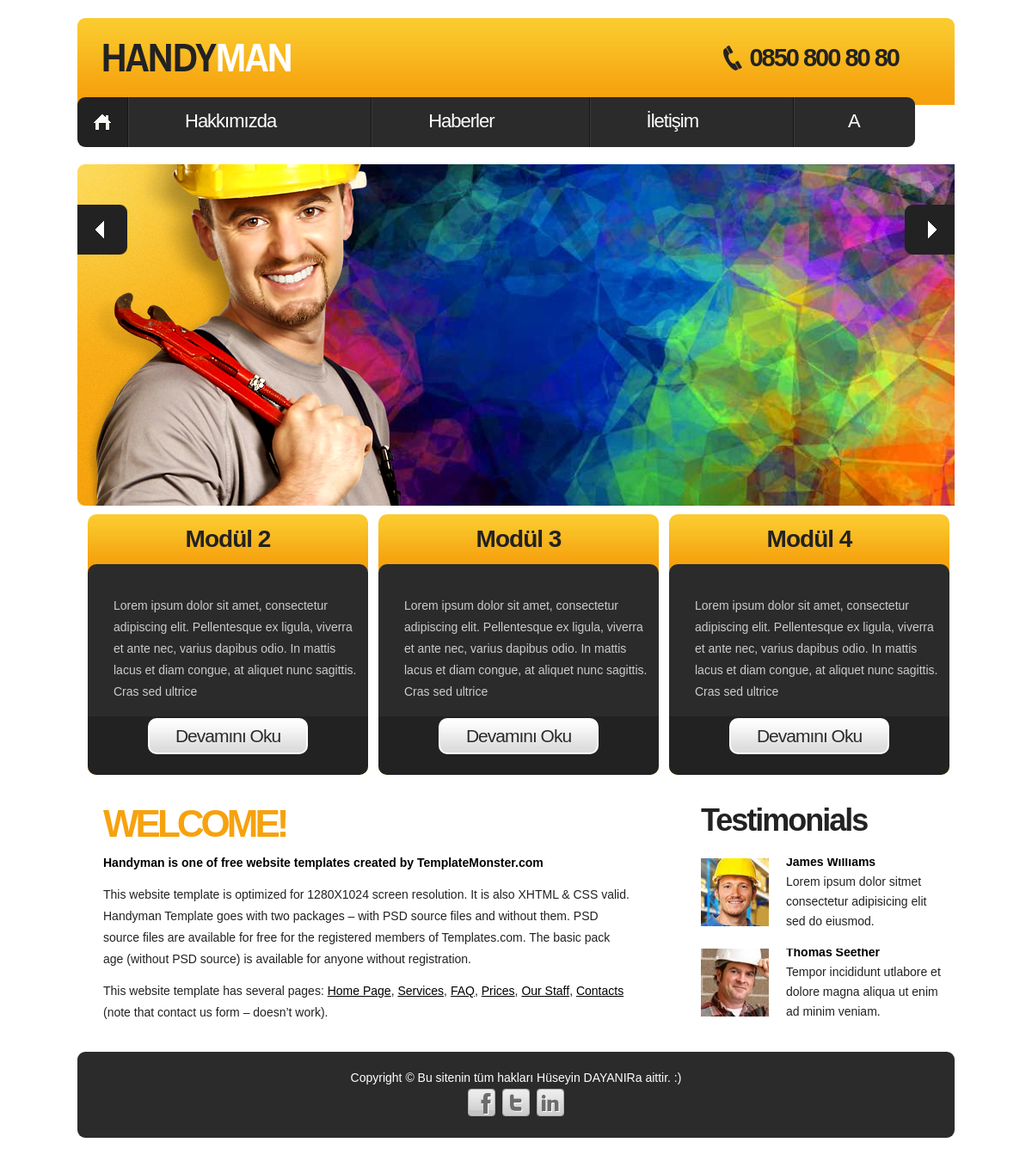
The page / on the database its author committed.
### tables this page shows
CREATE TABLE `ayarlar` (
  `ayar_id` int(11) NOT NULL,
  `ayar_logo` varchar(250) NOT NULL,
  `ayar_telefon` varchar(50) NOT NULL,
  `ayar_title` varchar(100) NOT NULL,
  `ayar_description` varchar(500) NOT NULL,
  `ayar_keywords` varchar(500) NOT NULL,
  `ayar_facebook` varchar(150) NOT NULL,
  `ayar_twitter` varchar(150) NOT NULL,
  `ayar_linkedin` varchar(150) NOT NULL,
  `ayar_footer` varchar(500) NOT NULL,
  `ayar_adres` varchar(500) NOT NULL,
  `ayar_mail` varchar(100) NOT NULL,
  `ayar_fax` varchar(50) NOT NULL,
  `ayar_yedek` varchar(50) NOT NULL
);

CREATE TABLE `menuler` (
  `menu_id` int(11) NOT NULL,
  `menu_ad` varchar(50) NOT NULL,
  `menu_link` varchar(500) NOT NULL,
  `menu_ek` varchar(50) NOT NULL
);

CREATE TABLE `sayfalar` (
  `sayfa_id` int(11) NOT NULL,
  `sayfa_tarih` datetime NOT NULL,
  `sayfa_ad` varchar(100) NOT NULL,
  `sayfa_icerik` text NOT NULL,
  `sayfa_sira` varchar(50) NOT NULL DEFAULT '0',
  `sayfa_anasayfa` enum('0','1') NOT NULL DEFAULT '0'
);

### index.php (the view, shortened to what this page needs)
<?php
include 'header.php' ;
include 'slider.php'
?>
    <?php
        $sayfasor =mysqli_query($baglan,"SELECT * FROM sayfalar where sayfa_anasayfa='1' order by sayfa_sira asc");
        while ( $sayfacek =mysqli_fetch_assoc($sayfasor) ){?>
        <div style="padding-left:12px; padding-top:10px;" class="column-2">
          <div class="box">
            <div class="aligncenter">
              <h4><?php echo $sayfacek['sayfa_ad']?></h4>
            </div>
            <div class="box-bg maxheight">
              <div class="padding">
                <p><?php echo substr($sayfacek['sayfa_icerik'],0,200)?></p>
              </div>
              <div class="aligncenter"> <a class="button" href="sayfaDetay.php?sayfa_id=<?php echo $sayfacek['sayfa_id']?>">Devamını Oku</a> </div>
            </div>
          </div>
        </div>
       <?php } ?>
       <aside>
    </aside>
    <section id="content">
      <div class="wrapper">
        <article class="col-1">
          <div class="indent-left">
            <h2>Welcome!</h2>
            <h6 class="prev-indent-bot">Handyman is one of free website templates created by TemplateMonster.com</h6>
            <p class="prev-indent-bot">This website template is optimized for 1280X1024 screen resolution. It is also XHTML &amp; CSS valid. Handyman Template goes with two packages – with PSD source files and without them. PSD<br>
              source files are available for free for the registered members of Templates.com. The basic pack<br>
              age (without PSD source) is available for anyone without registration.</p>
            This website template has several pages: <a class="color-2" href="index.html">Home Page</a>, <a class="color-2" href="services.html">Services</a>, <a class="color-2" href="faq.html">FAQ</a>, <a class="color-2" href="prices.html">Prices</a>, <a class="color-2" href="staff.html">Our Staff</a>, <a class="color-2" href="contacts.html">Contacts</a> (note that contact us form – doesn’t work). </div>
        </article>
        <article class="col-2">
          <h3>Testimonials</h3>
          <div class="wrapper indent-bot">
            <figure class="img-indent"><img src="images/page1-img1.jpg" alt=""></figure>
            <div class="extra-wrap text-1">
              <div class="margin-top">
                <h6><a class="link color-2" href="#">James Williams</a></h6>
                Lorem ipsum dolor sitmet consectetur adipisicing elit sed do eiusmod. </div>
            </div>
          </div>
          <div class="wrapper">
            <figure class="img-indent"><img src="images/page1-img2.jpg" alt=""></figure>
            <div class="extra-wrap text-1">
              <div class="margin-top">
                <h6><a class="link color-2" href="#">Thomas Seether</a></h6>
                Tempor incididunt utlabore et dolore magna aliqua ut enim ad minim veniam. </div>
            </div>
          </div>
        </article>
      </div>
      <div class="block"></div>
    </section>
  </div>
</div>
<?php include 'footer.php' ?>

### header.php (shortened to what this page needs)
<?php include 'admin/netting/baglan.php' ?>
<?php
$ayarsor =mysqli_query($baglan,"SELECT * FROM ayarlar");
$ayarcek =mysqli_fetch_assoc($ayarsor);
?>
<!DOCTYPE html>
<html lang="en">
<head>
<link rel="stylesheet" href="css/reset.css" type="text/css" media="screen">
<link rel="stylesheet" href="css/styles.css" type="text/css" media="screen">
<link rel="stylesheet" href="css/layout.css" type="text/css" media="screen">
</head>
<body id="page1">
<div class="extra">
  <div class="main">
    <header>
      <div class="indent">
        <div class="row-top">
          <div class="wrapper">
            <img style="margin-top:30px; margin-left:30px;" src="<?php echo $ayarcek['ayar_logo'];?>" alt="">
            <strong class="support"><?php echo $ayarcek['ayar_telefon'];?></strong> </div>
        </div>
        <nav>
        <ul class="menu">
            <li><a class="active" href="index.php">Home</a></li>
            <?php
              $menusor =mysqli_query($baglan,"SELECT * FROM menuler");
              $menusay = mysqli_num_rows($menusor);
              $say=0;
              while ( $menucek =mysqli_fetch_assoc($menusor) ){ $say++;?>
                <li class="<?php
                  if($menusay == $say){
                    echo "last";
                  }
                ?>"><a href="<?php echo $menucek['menu_link']?>"><?php echo $menucek['menu_ad']?></a></li>
            <?php }
        ?>
          </ul>
        </nav>
      </div>
    </header>

### footer.php (shortened to what this page needs)
<footer>
  <div class="main">
    <div class="footer-bg">
    <?php echo $ayarcek['ayar_footer'];?>
    <ul class="list-services">
        <li><a class="tooltips" href="<?php echo $ayarcek['ayar_facebook'];?>"  target="_blank"></a></li>
        <li class="item-1"><a class="tooltips" href="<?php echo $ayarcek['ayar_twitter'];?>"  target="_blank"></a></li>
        <li class="item-2"><a class="tooltips" href="<?php echo $ayarcek['ayar_linkedin'];?>"  target="_blank"></a></li>
      </ul>
    </div>
  </div>
</footer>
</body>
</html>

### css/styles.css (style rules this page uses)
article, aside, audio, canvas, command, datalist, details, embed, figcaption, figure, footer, header, hgroup, keygen, meter, nav, output, progress, section, source, video { display:block }
html { width:100% }
body { font-family:Arial, Helvetica, sans-serif; font-size:100%; color:#222; min-width:1020px; background:#fff }
.main { width:1020px; padding:0; margin:0 auto; font-size:0.875em; line-height:1.785em }
a { color:#f6a20e; outline:none }
.col-1, .col-2, .column-1, .column-2 { float:left }
.wrapper { width:100%; overflow:hidden; position:relative }
.extra-wrap { overflow:hidden }
p { margin-bottom:18px }
.aligncenter { text-align:center }
.color-2 { color:#000 }
.indent { padding:21px 0 0; position:relative; overflow:hidden }
.indent-left { padding-left:30px }
.indent-bot { margin-bottom:20px }
.prev-indent-bot { margin-bottom:12px }
.margin-top { margin-top:-7px }
.img-indent { float:left; margin:0 20px 0px 0 }
.menu li a, .link, .button, .button-2, h1 a { text-decoration:none }
header { width:100%; position:relative; z-index:2; }
.row-top { width:100%; min-height:101px; background:url(../images/row-top-tail.gif) left top repeat-x #f6a20e; border-radius:9px 9px 0 0; -moz-border-radius:9px 9px 0 0; -webkit-border-radius:9px 9px 0 0; position:relative; overflow:hidden; z-index:1; }
.support { display:block; font-size:29px; line-height:1.2em; padding:29px 65px 0 30px; letter-spacing:-2px; background:url(../images/pic-1.png) 0 32px no-repeat; float:right; }
.menu { padding:0 0 0 0; width:100%; margin-top:-9px; position:relative; z-index:2; }
.menu li { float:left; position:relative; padding-right:2px; background:url(../images/menu-spacer.gif) right top repeat-y; }
.menu li.last { background:none; padding:0 }
.menu li a { display:block; font-size:22px; font-weight:400; line-height:2em; padding:6px 110px 8px 65px; color:#fff; text-transform:capitalize; letter-spacing:-1px; background:#2b2b2b; }
.menu li:first-child a { padding:6px 0 8px; width:58px; text-indent:-9999px; background:url(../images/menu-home-icon.png) center center no-repeat #2b2b2b; border-radius:9px 0 0 9px; -moz-border-radius:9px 0 0 9px; -webkit-border-radius:9px 0 0 9px; }
.menu li.last a { padding:6px 64px 8px 62px; border-radius:0 9px 9px 0; -moz-border-radius:0 9px 9px 0; -webkit-border-radius:0 9px 9px 0; }
.menu li a.active, .menu > li > a:hover { background-color:#222 }
aside { width:100%; padding:21px 0; }
#content { width:100%; padding:20px 0; position:relative; z-index:1; }
h2 { font-size:44px; line-height:1.204em; color:#f6a20e; text-transform:uppercase; margin-bottom:6px; letter-spacing:-4px; }
h3 { font-size:36px; line-height:1.222em; color:#222; letter-spacing:-2px; margin-bottom:22px; }
h4 { font-size:28px; line-height:58px; color:#222; letter-spacing:-1px; }
h6 { color:#000 }
.box { width:100%; color:#ccc; background:url(../images/box-title-tail.gif) left top repeat-x #f6a20e; border-radius:10px; -moz-border-radius:10px; -webkit-border-radius:10px; }
.box .padding { padding:25px 10px 0 30px }
.box-bg { width:100%; padding-bottom:24px; background:url(../images/box-tail.gif) left top repeat-x #222; border-radius:10px; -moz-border-radius:10px; -webkit-border-radius:10px; }
.button { display:inline-block; padding:6px 30px; font-size:21px; line-height:1.238em; letter-spacing:-1px; color:#2b2b2b; border:2px solid #fff; background:url(../images/button-tail.gif) 0 0 repeat-x #dbdbdb; border-radius:10px; -moz-border-radius:10px; -webkit-border-radius:10px; cursor:pointer; }
.text-1 { line-height:23px }
footer { width:100%; height:132px; color:#fff; text-align:center; position:relative; overflow:hidden; z-index:9; }
.footer-bg { width:100%; padding:18px 0 25px; background:#2b2b2b; border-radius:9px; -moz-border-radius:9px; -webkit-border-radius:9px; }
.list-services { padding:0; width:112px; margin:0 auto; overflow:hidden; }
.list-services li { float:left; padding:0 0 0 8px; }
.list-services li:first-child { padding:0 }
.list-services li a { display:block; width:32px; height:32px; text-indent:-9999px; background:url(../images/social-icons.png) 0 0 no-repeat; }
.list-services li.item-1 a { background-position:-40px 0 }
.list-services li.item-2 a { background-position:-80px 0 }
.block { height:132px }
.extra { min-height:100%; height:auto !important; height:100%; margin: 0 auto -132px; position:relative; overflow:hidden; }
html, body { height:100% }

### rows shown on the page
ayarlar: ayar_logo (picture), ayar_telefon "0850 800 80 80", ayar_footer "Copyright © Bu sitenin tüm hakları Hüseyin DAYANIRa aittir. :)"
menuler: menu_ad "Hakkımızda"
menuler: menu_ad "Haberler"
menuler: menu_ad "İletişim"
menuler: menu_ad "A"
sayfalar: sayfa_ad "Modül 2", sayfa_icerik "Lorem ipsum dolor sit amet, consectetur adipiscing elit. Pellentesque ex ligula, viverra et ante nec, varius dapibus odio. In mattis lacus et diam congue, at aliquet nunc sagittis. Cras sed ultrice"
sayfalar: sayfa_ad "Modül 3", sayfa_icerik "Lorem ipsum dolor sit amet, consectetur adipiscing elit. Pellentesque ex ligula, viverra et ante nec, varius dapibus odio. In mattis lacus et diam congue, at aliquet nunc sagittis. Cras sed ultrice"
sayfalar: sayfa_ad "Modül 4", sayfa_icerik "Lorem ipsum dolor sit amet, consectetur adipiscing elit. Pellentesque ex ligula, viverra et ante nec, varius dapibus odio. In mattis lacus et diam congue, at aliquet nunc sagittis. Cras sed ultrice"
